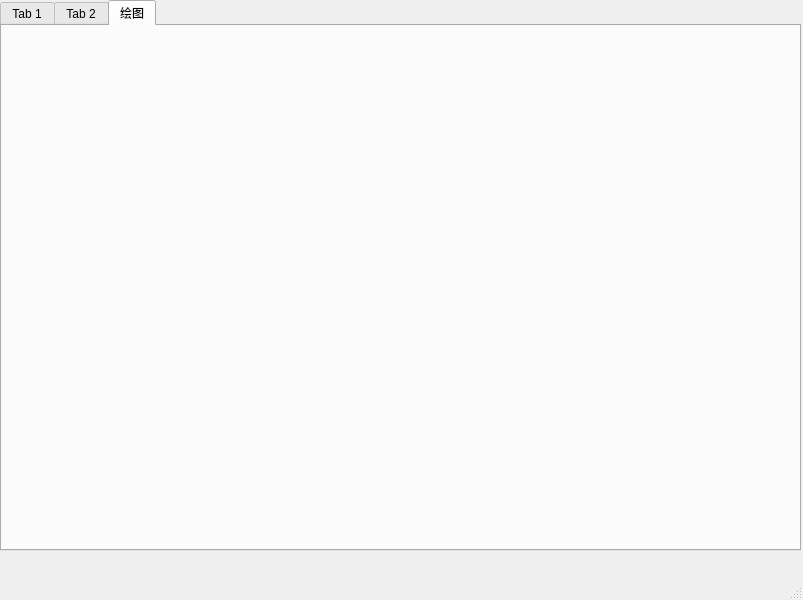
<?xml version="1.0" encoding="UTF-8"?>
<ui version="4.0">
 <class>MainWindow</class>
 <widget class="QMainWindow" name="MainWindow">
  <property name="geometry">
   <rect>
    <x>0</x>
    <y>0</y>
    <width>803</width>
    <height>600</height>
   </rect>
  </property>
  <property name="windowTitle">
   <string>MainWindow</string>
  </property>
  <widget class="QWidget" name="centralwidget">
   <widget class="QTabWidget" name="tabWidget">
    <property name="geometry">
     <rect>
      <x>0</x>
      <y>0</y>
      <width>801</width>
      <height>551</height>
     </rect>
    </property>
    <property name="currentIndex">
     <number>2</number>
    </property>
    <widget class="QWidget" name="tab">
     <attribute name="title">
      <string>Tab 1</string>
     </attribute>
     <widget class="QTabWidget" name="tabWidget_2">
      <property name="geometry">
       <rect>
        <x>0</x>
        <y>0</y>
        <width>801</width>
        <height>531</height>
       </rect>
      </property>
      <property name="currentIndex">
       <number>1</number>
      </property>
      <widget class="QWidget" name="tab_3">
       <attribute name="title">
        <string>树</string>
       </attribute>
       <widget class="QTreeWidget" name="treeWidget">
        <property name="geometry">
         <rect>
          <x>0</x>
          <y>0</y>
          <width>791</width>
          <height>501</height>
         </rect>
        </property>
        <column>
         <property name="text">
          <string>第一列</string>
         </property>
        </column>
        <column>
         <property name="text">
          <string>New Column</string>
         </property>
        </column>
        <item>
         <property name="text">
          <string>子条目一</string>
         </property>
         <item>
          <property name="text">
           <string>子条目一一</string>
          </property>
         </item>
        </item>
       </widget>
      </widget>
      <widget class="QWidget" name="tab_4">
       <attribute name="title">
        <string>日历</string>
       </attribute>
       <widget class="QWidget" name="verticalLayoutWidget">
        <property name="geometry">
         <rect>
          <x>0</x>
          <y>0</y>
          <width>791</width>
          <height>501</height>
         </rect>
        </property>
        <layout class="QVBoxLayout" name="verticalLayout">
         <item>
          <widget class="QDateEdit" name="dateEdit"/>
         </item>
         <item>
          <widget class="QCalendarWidget" name="calendarWidget"/>
         </item>
        </layout>
       </widget>
      </widget>
     </widget>
    </widget>
    <widget class="QWidget" name="tab_2">
     <attribute name="title">
      <string>Tab 2</string>
     </attribute>
     <widget class="QGroupBox" name="groupBox">
      <property name="geometry">
       <rect>
        <x>20</x>
        <y>10</y>
        <width>73</width>
        <height>92</height>
       </rect>
      </property>
      <property name="title">
       <string>功能选择</string>
      </property>
      <layout class="QVBoxLayout" name="verticalLayout_2">
       <item>
        <widget class="QRadioButton" name="radioButton">
         <property name="text">
          <string>默认</string>
         </property>
        </widget>
       </item>
       <item>
        <widget class="QRadioButton" name="radioButton_2">
         <property name="text">
          <string>重置</string>
         </property>
        </widget>
       </item>
       <item>
        <widget class="QRadioButton" name="radioButton_3">
         <property name="text">
          <string>选项3</string>
         </property>
        </widget>
       </item>
      </layout>
     </widget>
     <widget class="QGroupBox" name="groupBox_2">
      <property name="geometry">
       <rect>
        <x>440</x>
        <y>30</y>
        <width>321</width>
        <height>151</height>
       </rect>
      </property>
      <property name="title">
       <string>移动刻度盘</string>
      </property>
      <widget class="QWidget" name="layoutWidget">
       <property name="geometry">
        <rect>
         <x>60</x>
         <y>30</y>
         <width>172</width>
         <height>102</height>
        </rect>
       </property>
       <layout class="QHBoxLayout" name="horizontalLayout">
        <item>
         <widget class="QDial" name="dial"/>
        </item>
        <item>
         <widget class="QLCDNumber" name="lcdNumber"/>
        </item>
       </layout>
      </widget>
     </widget>
     <widget class="QFontComboBox" name="fontComboBox">
      <property name="geometry">
       <rect>
        <x>60</x>
        <y>230</y>
        <width>381</width>
        <height>22</height>
       </rect>
      </property>
     </widget>
     <widget class="QLabel" name="label">
      <property name="geometry">
       <rect>
        <x>60</x>
        <y>290</y>
        <width>381</width>
        <height>71</height>
       </rect>
      </property>
      <property name="text">
       <string>TextLabel</string>
      </property>
      <property name="scaledContents">
       <bool>false</bool>
      </property>
      <property name="alignment">
       <set>Qt::AlignCenter</set>
      </property>
      <property name="wordWrap">
       <bool>false</bool>
      </property>
     </widget>
     <widget class="QProgressBar" name="progressBar">
      <property name="geometry">
       <rect>
        <x>60</x>
        <y>480</y>
        <width>661</width>
        <height>23</height>
       </rect>
      </property>
      <property name="value">
       <number>24</number>
      </property>
     </widget>
    </widget>
    <widget class="QWidget" name="tab_5">
     <attribute name="title">
      <string>绘图</string>
     </attribute>
     <widget class="QWidget" name="verticalLayoutWidget_2">
      <property name="geometry">
       <rect>
        <x>-1</x>
        <y>-1</y>
        <width>791</width>
        <height>531</height>
       </rect>
      </property>
      <layout class="QVBoxLayout" name="verticalLayout_3"/>
     </widget>
    </widget>
   </widget>
  </widget>
  <widget class="QMenuBar" name="menubar">
   <property name="geometry">
    <rect>
     <x>0</x>
     <y>0</y>
     <width>803</width>
     <height>23</height>
    </rect>
   </property>
  </widget>
  <widget class="QStatusBar" name="statusbar"/>
 </widget>
 <resources/>
 <connections/>
</ui>
